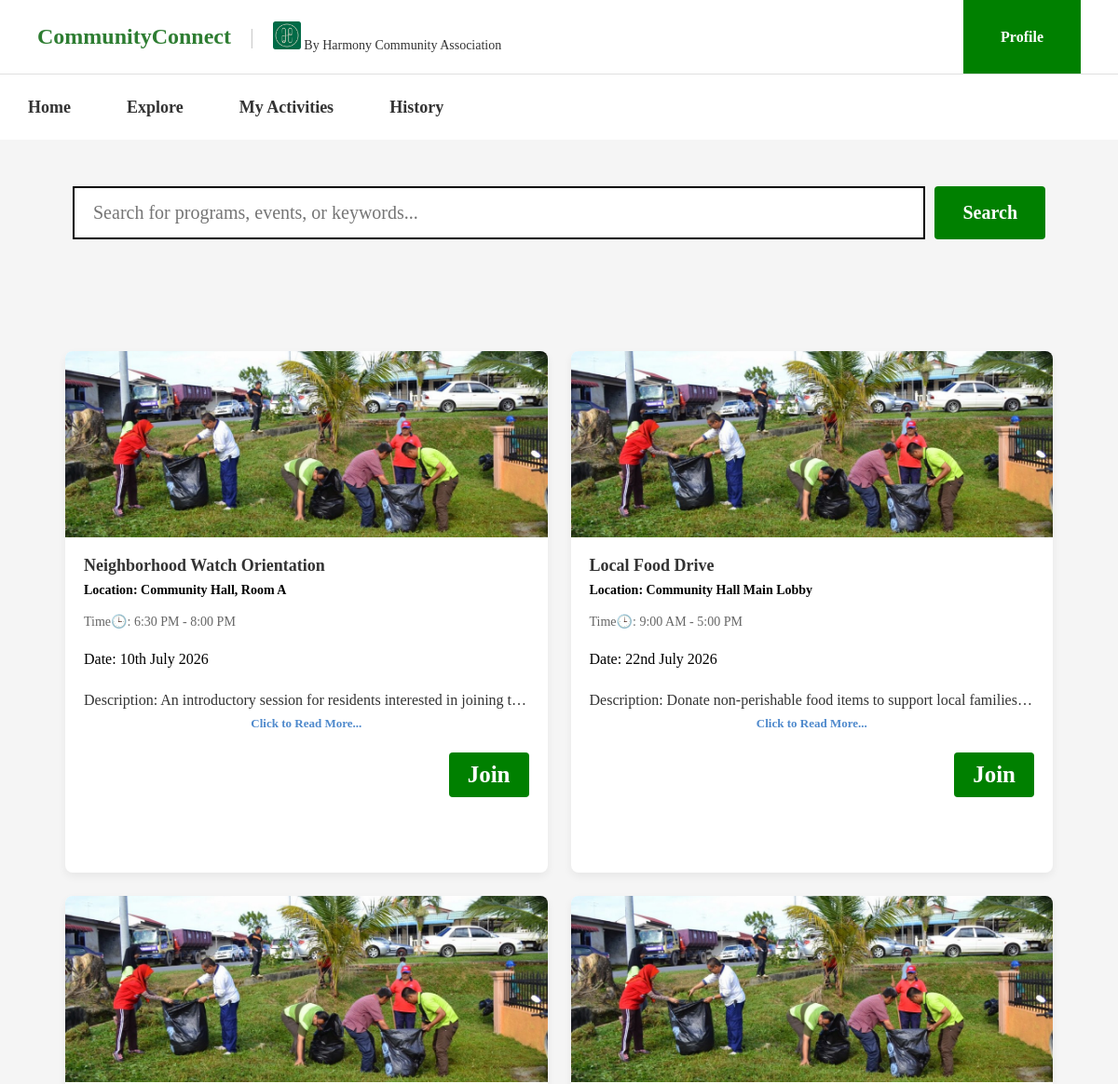
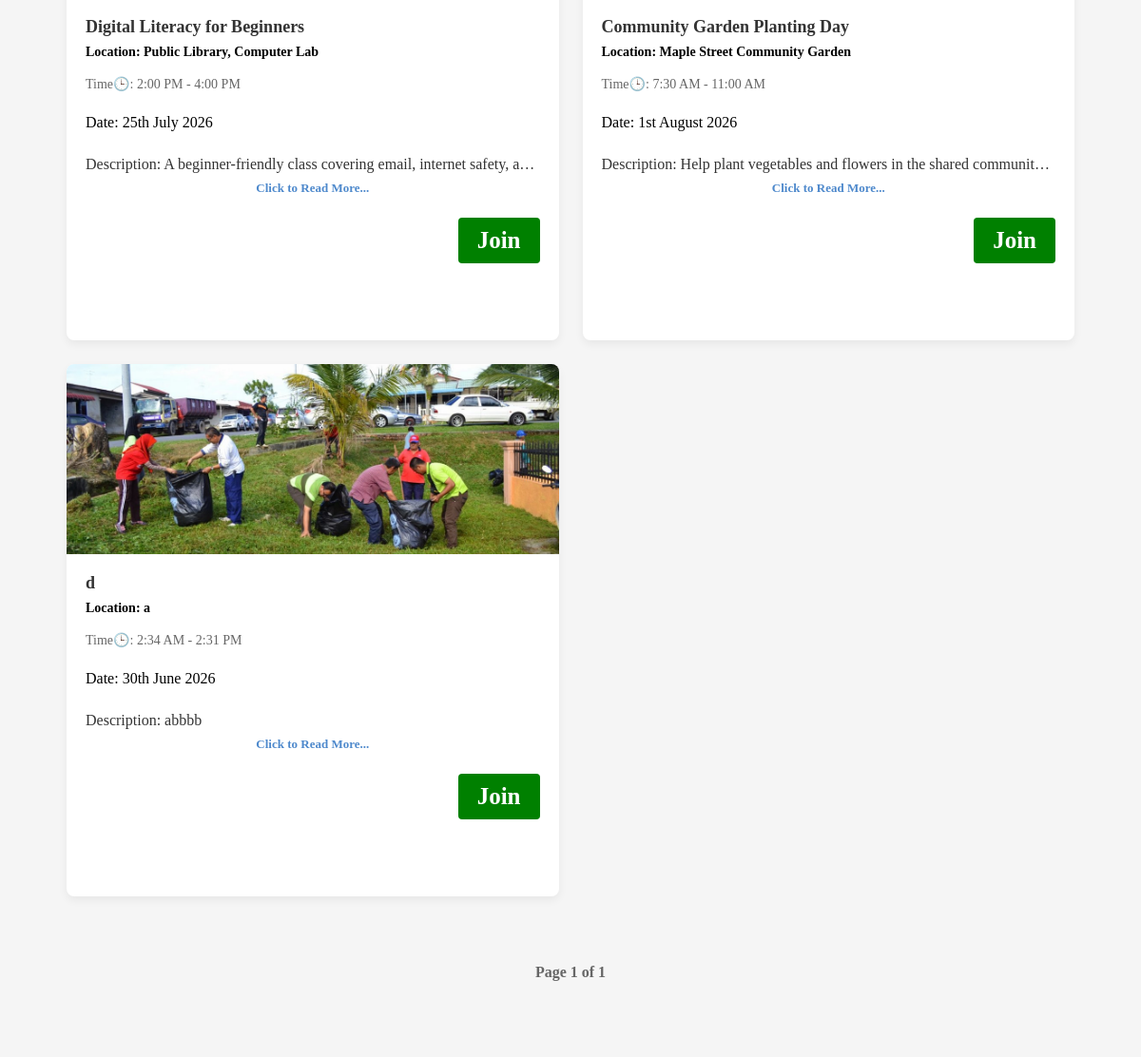
The app's page /MainPage/program.php?program=d (signed in) with its own data (2 pictures, top to bottom).
### tables this page shows
CREATE TABLE `program` (
  `id` int(11) NOT NULL,
  `title` varchar(150) NOT NULL,
  `event_date` date NOT NULL,
  `start_time` time NOT NULL,
  `end_time` time NOT NULL,
  `location` varchar(200) NOT NULL,
  `description` text NOT NULL,
  `image` varchar(255) NOT NULL DEFAULT 'Images/gotong-royong.jpg'
);

### MainPage/program.php (the view, shortened to what this page needs)
<?php
global $connection;
$limit = 6;
$page = isset($_GET['page']) ? (int)$_GET['page'] : 1;
$offset = ($page - 1) * $limit;
$user_id = $_SESSION['id'];
$search_query = ($_GET['program'] ?? "");
if ($search_query !== "") {
    $count_sql = "SELECT COUNT(*) AS total FROM program
        WHERE title LIKE '%$search_query%'
        AND event_date >= CURDATE()
        AND id NOT IN (SELECT program_id FROM user_program WHERE user_id= '$user_id')";
    $count_result = mysqli_query($connection, $count_sql);
    $total_rows = mysqli_fetch_assoc($count_result)['total'];
    $sql = "SELECT * FROM program
    WHERE title LIKE '%$search_query%'
    AND event_date >= CURDATE()
    AND id NOT IN (SELECT program_id FROM user_program WHERE user_id= '$user_id')
    LIMIT $limit OFFSET $offset";
}
$result = mysqli_query($connection, $sql);
$total_pages = ceil($total_rows / $limit);
?>
<!DOCTYPE html>
<html lang="en">
<head>
    <link rel="stylesheet" href="../CSS/user.css">
</head>
<body>
    <header class="top-header">
        <div class="header-left">
            <h1 class="brand-title">CommunityConnect</h1>
            <span class="divider">|</span>
            <div class="org-host">
                <img src="../Images/harmony.jpg"
                    alt="https://media.licdn.com/dms/image/v2/D4E03AQELNAHJckXI1Q/profile-displayphoto-shrink_200_200/B4EZOXqLbGHkAk-/0/1733416237478?e=2147483647&v=beta&t=sjAOtOOF-mVLAh6dF3wuGAHkhmZoFFiBIWNB3DAQ30s"
                    class="logo-placeholder">
                <span>By Harmony Community Association</span>
            </div>
        </div>
        <div class="header-right">
            <a href="profile.php" class="profile-btn">Profile</a>
        </div>
    </header>
    <nav class="main-nav">
        <a href="user_page.php" target="_self">Home</a>
        <a href="program.php" target="_self">Explore</a>
        <a href="program_status.php" target="_self">My Activities</a>
        <a href="history.php" target="_self">History</a>
    </nav>
    <?php include 'notification.php'; ?>
    <div class="search-section">
        <form action="program.php" method="GET" class="search-container">
            <input type="text" name="program" placeholder="Search for programs, events, or keywords...">
            <input type="submit" value="Search">
        </form>
    </div>
    <div class="page-content">
        <div class="programs-section">
            <?php
            if ($result && mysqli_num_rows($result) > 0) {
                while ($row = mysqli_fetch_assoc($result)) {
            ?>
                    <div class="program-card">
                        <img src="../<?= htmlspecialchars($row['image']) ?>" alt="<?= htmlspecialchars($row['title']) ?>">
                        <div class="card-content">
                            <h3><?php echo ($row['title']); ?></h3>
                            <p class="location">Location: <?php echo ($row['location']); ?></p>
                            <p class="time">Time🕒: <?php echo date("g:i A", strtotime($row['start_time'])) . " - " . date("g:i A", strtotime($row['end_time'])); ?></p><br>
                            <p class="date">Date: <?php echo date("jS F Y", strtotime($row['event_date'])); ?></p><br>
                            <p class="description">Description: <?php echo ($row['description']); ?></p>
                            <button type="button" class="read-more-link" onclick="openDescModal('<?= addslashes(htmlspecialchars($row['title'])) ?>', '<?= addslashes(htmlspecialchars($row['description'])) ?>')">
                                Click to Read More...
                            </button>
                            <a href="join_request_submitted.php?program_id=<?php echo $row['id']; ?>">
                                <button class="join">Join</button>
                            </a>
                        </div>
                    </div>
            <?php
                }
            } else {
                echo "<p>No programs found.</p>";
            }
            ?>
        </div>
        <?php if ($total_rows > 0): ?>
            <div style="text-align: center; margin: 40px 0; font-family: Arial, sans-serif; font-weight: bold;">
                <span style="display: inline-block; margin: 0 10px; color: #666; vertical-align: middle;">
                    Page <?php echo $page; ?> of <?php echo $total_pages; ?>
                </span>
            </div>
        <?php endif; ?>
    </div>
</body>
</html>

### CSS/user.css (style rules this page uses)
* { margin: 0; padding: 0; box-sizing: border-box; font-family: Times New Roman, serif; }
.top-header { display: flex; justify-content: space-between; align-items: center; padding: 0 40px; border-bottom: 1px solid #e0e0e0; height: 80px; }
.header-left { display: flex; align-items: center; gap: 20px; }
.brand-title { font-size: 24px; font-weight: bold; color: #2e7d32; }
.divider { color: #cccccc; font-size: 24px; }
.logo-placeholder { width: 30px; height: 30px; }
.org-host { font-size: 14px; color: #333333; }
.header-right { display: flex; align-self: stretch; }
.profile-btn { display: flex; align-items: center; justify-content: center; background-color: Green; color: #ffffff; padding: 0 40px; text-decoration: none; font-weight: bold; font-size: 16px; height: 100%; }
.main-nav { display: flex; align-items: stretch; height: 70px; }
.main-nav a { display: inline-flex; align-items: center; margin: 0; padding: 0 30px; color: #333333; text-decoration: none; font-weight: bold; font-size: 18px; }
.page-content { padding: 40px; }
.page-content { width: 100%; height: 100%; margin: 0px; background-color: #f5f5f5; }
.search-container { display: flex; width: 90%; margin: 30px auto; height: fit-content; }
.search-container input[type="text"] { flex: 1; padding: 15px 20px; font-size: 20px; border: 2px solid; }
.search-container input[type="submit"] { padding: 15px 30px; font-size: 20px; font-weight: bold; color: #ffffff; background-color: green; border: none; border-radius: 4px; cursor: pointer; margin-left: 10px; }
.search-section { background-color: #f5f5f5; height: fit-content; padding: 20px; display: flex; justify-content: center; }
.programs-section { display: grid; grid-template-columns: repeat(auto-fill, minmax(350px, 1fr)); gap: 25px; padding: 30px; background-color: #f5f5f5; width: 100%; }
.program-card { background-color: #ffffff; border-radius: 8px; overflow: hidden; box-shadow: 0 4px 10px rgba(0, 0, 0, 0.06); display: flex; flex-direction: column; height: 560px; }
.program-card img { width: 100%; height: 200px; object-fit: cover; }
.card-content a { align-self: flex-end; text-decoration: none; margin-top: 15px; }
.card-content { padding: 20px; position: relative; display: flex; flex-direction: column; flex: 1; }
.card-content h3 { font-size: 18px; color: #333333; margin-bottom: 8px; }
.card-content .location { color: black; font-size: 14px; font-weight: bold; margin-bottom: 12px; }
.card-content .time, .card-content .duration { font-size: 14px; color: #666666; margin: 5px 0; }
.card-content .description { font-size: 16px; color: #333; margin: 8px 0; display: -webkit-box; -webkit-line-clamp: 1; line-clamp: 1; -webkit-box-orient: vertical; overflow: hidden; text-overflow: ellipsis; }
.card-content .join { background-color: green; color: #ffffff; border: none; padding: 10px 20px; border-radius: 4px; font-weight: bold; cursor: pointer; font-size: 25px; width: 100%; }
.read-more-link { display: inline-block; color: #4e89cc; font-size: 13px; font-weight: bold; cursor: pointer; background: none; border: none; padding: 0; margin-bottom: 8px; font-family: inherit; }

### records on screen
program: image (picture), title "Neighborhood Watch Orientation", location "Community Hall, Room A", start_time "6:30 PM", end_time "8:00 PM", event_date "10th July 2026", description "An introductory session for residents interested in joining…"
program: image (picture), title "Local Food Drive", location "Community Hall Main Lobby", start_time "9:00 AM", end_time "5:00 PM", event_date "22nd July 2026", description "Donate non-perishable food items to support local families…"
program: image (picture), title "Digital Literacy for Beginners", location "Public Library, Computer Lab", start_time "2:00 PM", end_time "4:00 PM", event_date "25th July 2026", description "A beginner-friendly class covering email, internet safety,…"
program: image (picture), title "Community Garden Planting Day", location "Maple Street Community Garden", start_time "7:30 AM", end_time "11:00 AM", event_date "1st August 2026", description "Help plant vegetables and flowers in the shared…"
program: image (picture), title "d", location "a", start_time "2:34 AM", end_time "2:31 PM", event_date "30th June 2026", description "abbbb"

### other values on screen
$page "1"
$total_pages "1"
